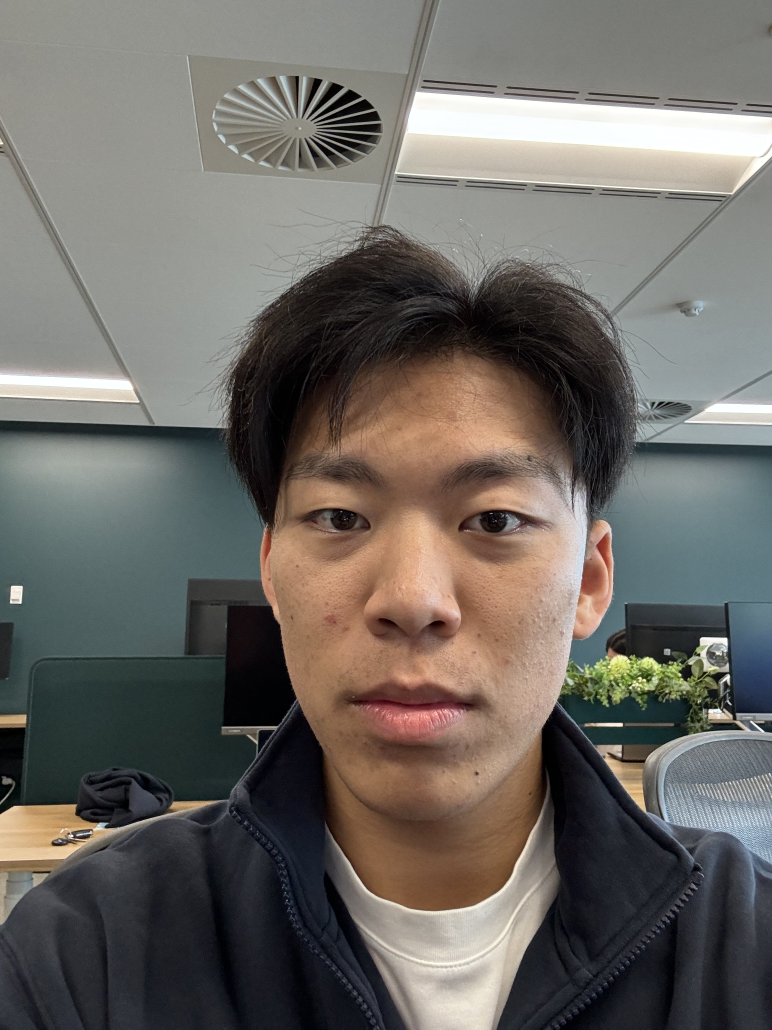
#> input picture IMG.jpeg, 2316 x 3088 px, given in place of the camera (shown at 1/3 size)
$ python track.py
#> lines starting #> are read from the running program, lines starting #| are printed output that depends on the picture; after the words box and inside, x2 and y2 are one past the last pixel; in counts of white or black regions, pixels touching at a corner belong together
#> in main, frame is the input picture: shape (3088, 2316, 3); mean B, G, R 100.5, 105.7, 109.5
import cv2
import numpy as np

class FaceEyeDetector:
    def __init__(self):
        self.face_cascade = cv2.CascadeClassifier('haarcascade_frontalface_default.xml')
        self.eye_cascade = cv2.CascadeClassifier('haarcascade_eye.xml')
        self.detector_params = cv2.SimpleBlobDetector_Params()
        self.detector_params.filterByArea = True
        self.detector_params.maxArea = 1500
        self.detector = cv2.SimpleBlobDetector_create(self.detector_params)

    def detect_faces(self, img):
        gray_frame = cv2.cvtColor(img, cv2.COLOR_BGR2GRAY)
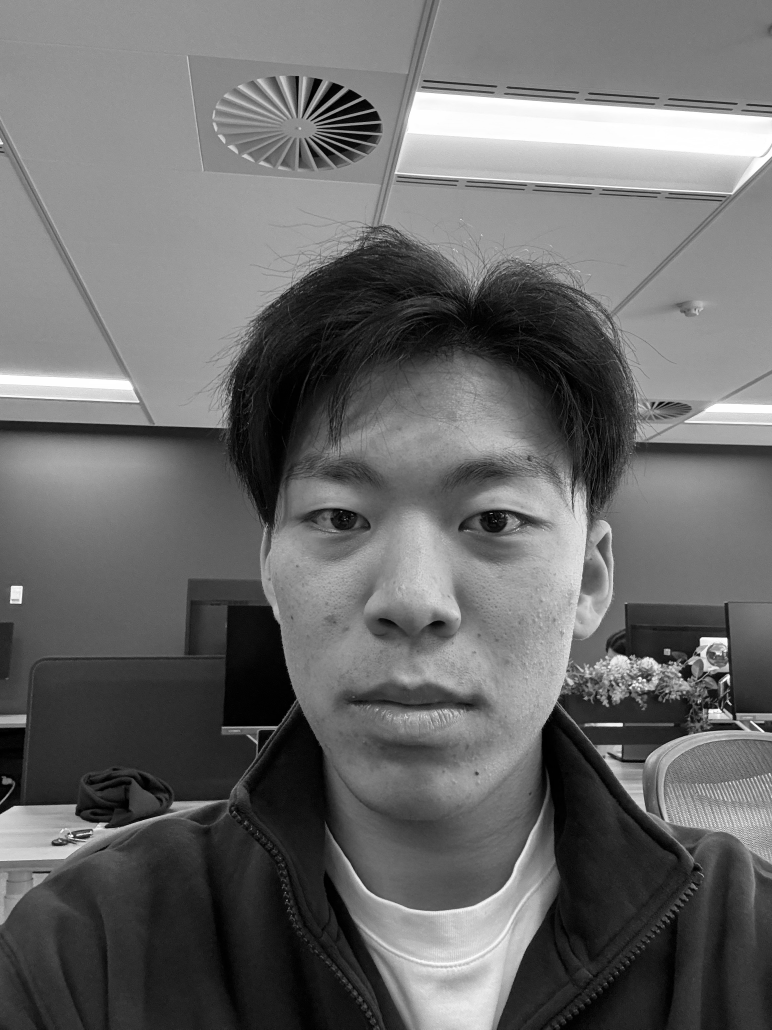
#> gray_frame: shape (3088, 2316) (shown at 1/3 size); min 0, max 255, mean 106.2
        coords = self.face_cascade.detectMultiScale(gray_frame, 1.3, 5)
#> coords = [[642, 1059, 1227, 1227]]
        if len(coords) > 0:
            biggest = max(coords, key=lambda x: x[3])
#> biggest = [642, 1059, 1227, 1227]
            x, y, w, h = biggest
#> x = 642; y = 1059; w = 1227; h = 1227
            frame = img[y:y + h, x:x + w]
#> frame: shape (1227, 1227, 3)
            cv2.rectangle(img, (x, y), (x + w, y + h), (255, 255, 0), 2)
            return frame
        return None

    def detect_eyes(self, img):
        gray_frame = cv2.cvtColor(img, cv2.COLOR_BGR2GRAY)
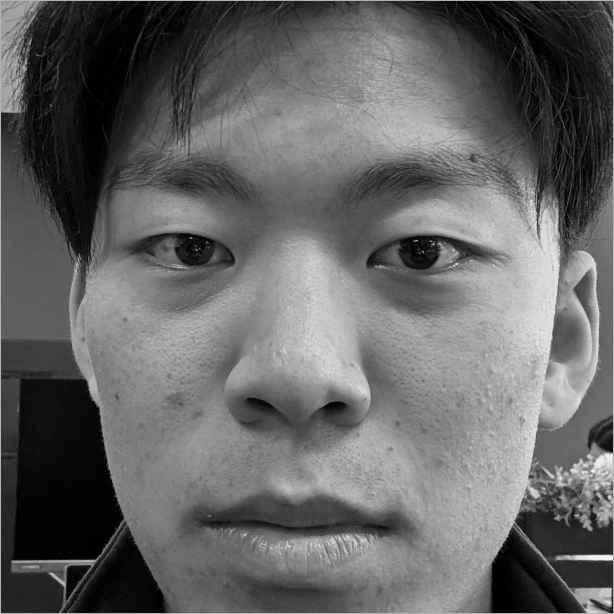
#> gray_frame: shape (1227, 1227) (shown at 1/2 size); min 0, max 253, mean 100.3
        eyes = self.eye_cascade.detectMultiScale(gray_frame, 1.3, 5)
#> eyes = [[239, 375, 260, 260], [698, 382, 252, 252]]
        width = img.shape[1]
#> width = 1227
        height = img.shape[0]
#> height = 1227
        left_eye = None
        right_eye = None
        for x, y, w, h in eyes:
            if y > height / 1.5:
                continue
            eyecenter = x + w / 2
            if eyecenter < width * 0.5:
                left_eye = img[y:y + h, x:x + w]
            else:
                right_eye = img[y:y + h, x:x + w]
            cv2.rectangle(img, (x, y), (x + w, y + h), (0, 255, 255), 2)
#> this loop made 2 passes
#> (x, y, w, h, eyecenter) on passes 1 to 2: (239, 375, 260, 260, 369), (698, 382, 252, 252, 824)
#> pass 1, in detect_eyes, `left_eye = img[y:y + h, x:x + w]`:
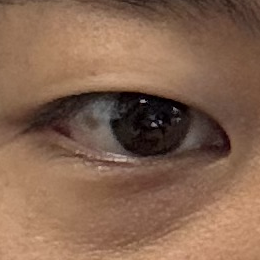
#> left_eye: shape (260, 260, 3); mean B, G, R 80.2, 101.1, 134.5
#> after the loop:
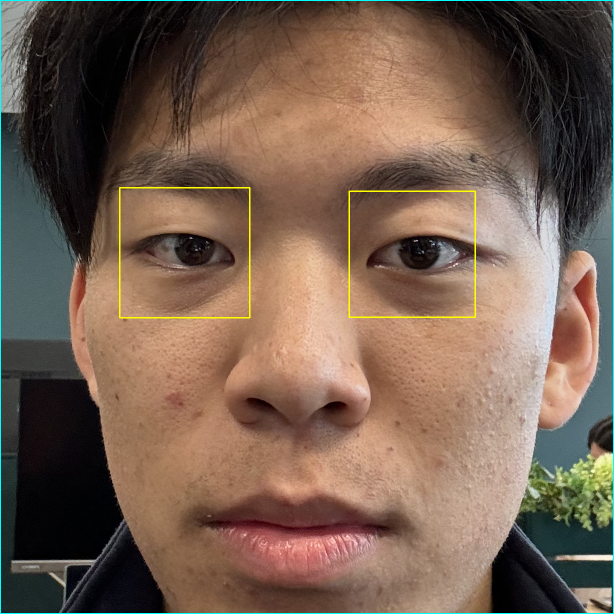
#> img: shape (1227, 1227, 3) (shown at 1/2 size); mean B, G, R 80.5, 95.7, 118.3
        return left_eye, right_eye

    @staticmethod
    def cut_eyebrows(img):
        height, width = img.shape[:2]
        eyebrow_h = int(height / 4)
        return img[eyebrow_h:height, 0:width]

def main():
    cap = cv2.VideoCapture(0)
    cv2.namedWindow('image')
    detector = FaceEyeDetector()

    while True:
        _, frame = cap.read()
        face_frame = detector.detect_faces(frame)

        if face_frame is not None:
            eyes = detector.detect_eyes(face_frame)
            left_eye, right_eye = eyes
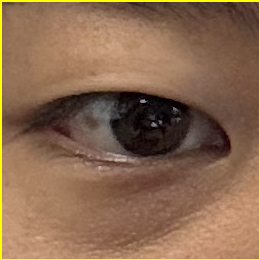
#> left_eye: shape (260, 260, 3); 2.29% of pixels changed, all inside (x1, y1, x2, y2) = (0, 0, 260, 260)
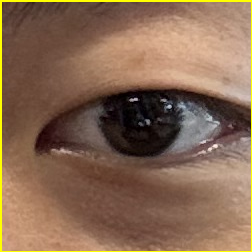
#> right_eye: shape (252, 252, 3); mean B, G, R 81.8, 104.4, 134.9

            if left_eye is not None and right_eye is not None:

                # Ensure the left and right eyes have the same height
                min_height = min(left_eye.shape[0], right_eye.shape[0])
#> min_height = 252
                left_eye = left_eye[:min_height, :]
#> left_eye: shape (252, 260, 3)
                right_eye = right_eye[:min_height, :]

                # Resize the eyes to have the same width
                width = max(left_eye.shape[1], right_eye.shape[1])
#> width = 260
                left_eye = cv2.resize(left_eye, (width, min_height))
                right_eye = cv2.resize(right_eye, (width, min_height))
#> right_eye: shape (252, 260, 3)

                # Display the two eyes side by side
                eyes_combined = np.hstack((left_eye, right_eye))
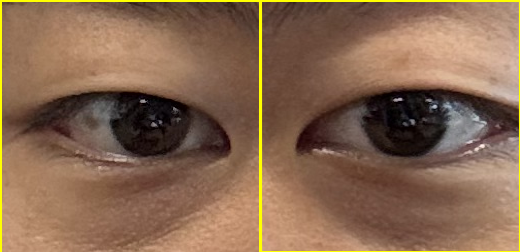
#> eyes_combined: shape (252, 520, 3); mean B, G, R 79.8, 103.7, 135.1
                cv2.imshow("image", eyes_combined)

        if cv2.waitKey(1) & 0xFF == ord('q'):
#> (key q is pressed here)
            break

    cap.release()
    cv2.destroyAllWindows()

if __name__ == "__main__":
    main()
